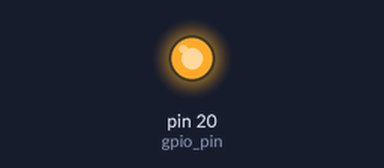
Bench run of a program on a simulated MicroPython board. Shown: output pins drawn as LEDs (lit = HIGH). At 18.2 s the program stops and its outputs stay as they are.

Above: at 0.5 s.
At 18.1 s:
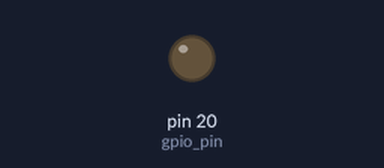
Timing chart, 0 to 19.6 s (numbered marks = the images above):
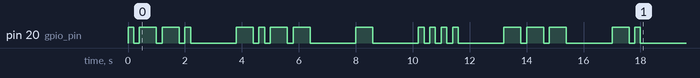

Measured:
- by itself, pin 20 (gpio_pin): LOW → HIGH at 0.00 s, → LOW 0.20 s later, → HIGH 0.20 s later, → LOW 0.60 s later, … (36 changes in this stretch)

The program:

main.py
```python
from machine import Pin
import time

gpio_pin = Pin(20, Pin.OUT)


def pulse(pin, high_time, low_time):
    pin.value(1)
    time.sleep(high_time)
    pin.value(0)
    time.sleep(low_time)


def morse(pin, dot_length, text):
    morse_code = {
        ' ': ' ',
        '-': '-',
        '.': '.',
        }

    for char in text:
        if char == '.':
            pulse(pin, dot_length, dot_length)
        elif char == '-':
            pulse(pin, 3*dot_length, dot_length)
        elif char == ' ':
            time.sleep(7*dot_length)


morse(gpio_pin, 0.2, ".--. -.-- - .... --- -.")
```
